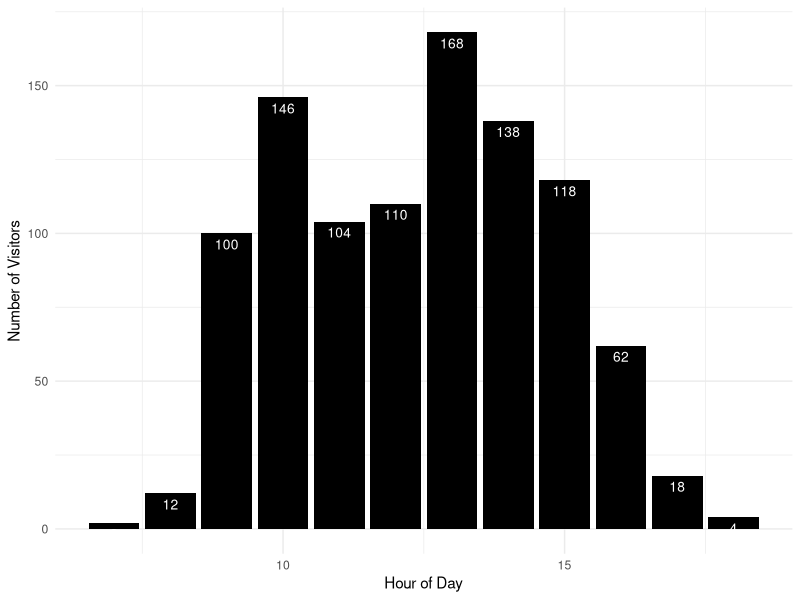

Generate this figure with R:
df <- read.csv("Swipes-Time-Only.csv", header=TRUE)
library(lubridate)
library(dplyr)

df$TimeInHour <- df$Time.In %>% ymd_hms %>% hour

UsersInEachHour <- df %>% count(TimeInHour)

library(ggplot2)
p<-ggplot(data=UsersInEachHour, aes(x=TimeInHour, y=n)) +
  geom_bar(stat="identity", fill="black")+
  xlab("Hour of Day") + ylab("Number of Visitors")+
  geom_text(aes(label=n), vjust=1.6, color="white", size=3.5)+
  theme_minimal()

ggsave("Busy-Hours-R.png", p, width=6.4, height=6.4, units="in", dpi=80)
